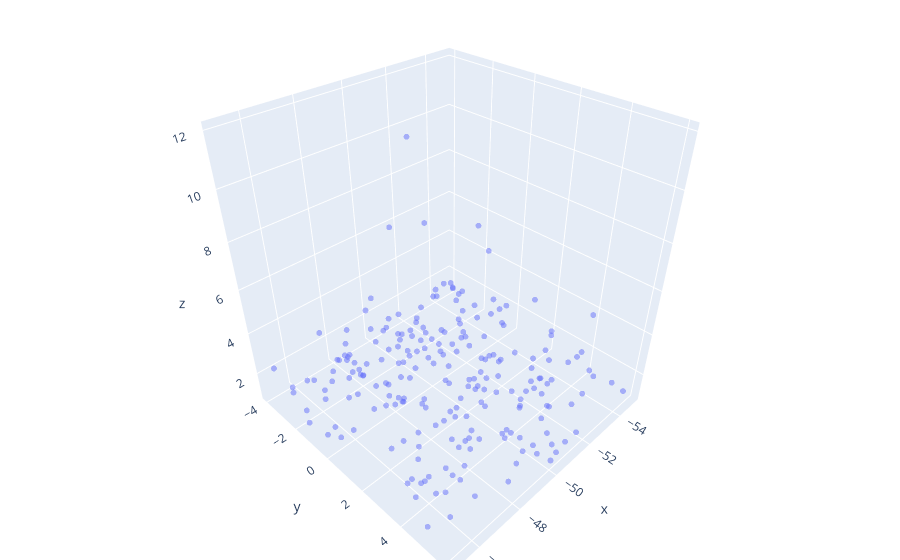

Notebook cell for this chart:
### Code cell
import plotly.graph_objects as go
import numpy as np

fig = go.Figure(data=[go.Scatter3d(
    x=x,
    y=y,
    z=z,
    mode='markers',
    marker=dict(
        size=2,
        opacity=0.5
    )
)])

fig.update_layout(margin=dict(l=0, r=0, b=0, t=0))
fig.show()

### Figure 1 — Plotly figure (JSON) as saved in the notebook; plotly's stock layout.template omitted (floating-point values rounded to 4 significant figures; data arrays with more than 128 entries replaced by an {"elided": "..."} marker saying what was removed)
{"data": [{"marker": {"opacity": 0.5, "size": 2}, "mode": "markers", "type": "scatter3d", "x": {"elided": "722 float values"}, "y": {"elided": "722 float values"}, "z": {"elided": "722 float values"}}], "layout": {"margin": {"b": 0, "l": 0, "r": 0, "t": 0}}}
